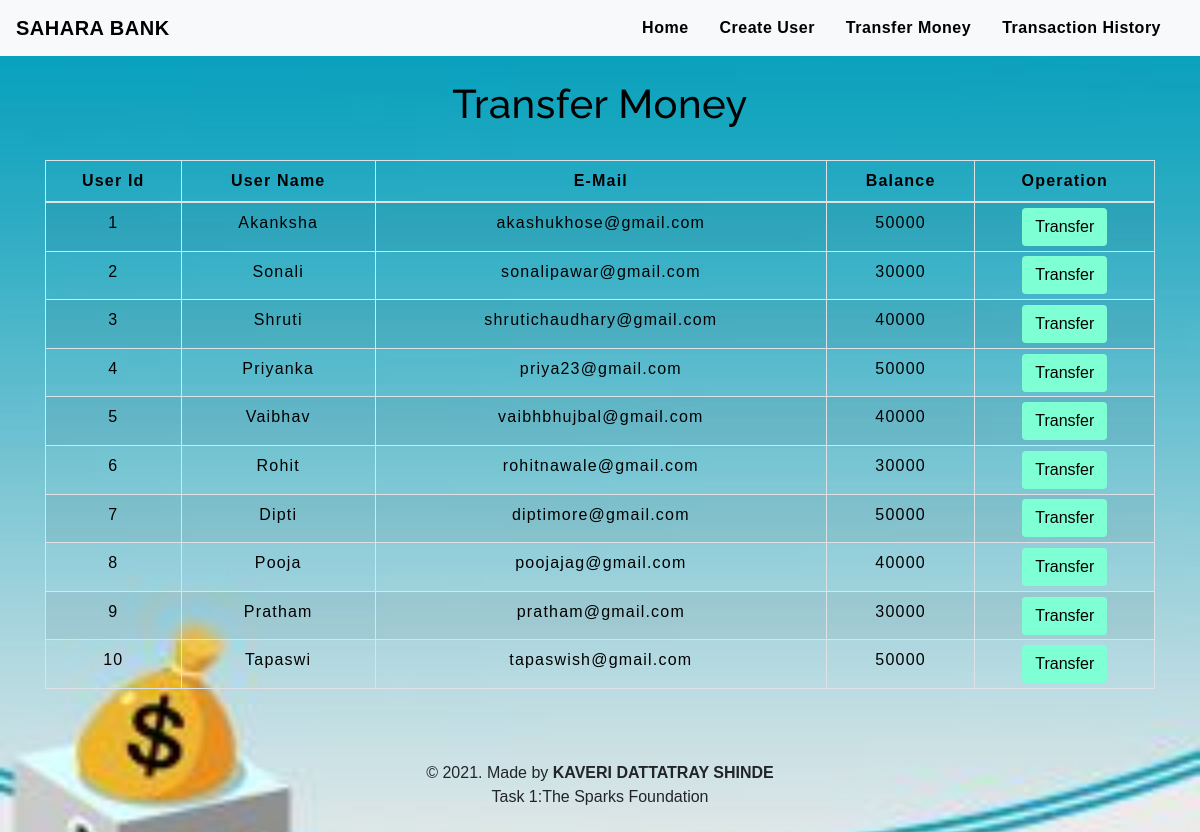
The app's page /transfermoney.php with its own data.
### tables this page shows
CREATE TABLE `users` (
  `id` int(3) NOT NULL,
  `name` text NOT NULL,
  `email` varchar(30) NOT NULL,
  `balance` int(8) NOT NULL
);

### transfermoney.php (the view, shortened to what this page needs)
<!DOCTYPE html>
<html lang="en">
<head>
    <link rel="stylesheet" href="https://maxcdn.bootstrapcdn.com/bootstrap/4.0.0/css/bootstrap.min.css">
    <link rel="stylesheet" type="text/css" href="table.css">
    <link rel="stylesheet" type="text/css" href="navbar.css">
</head>
<body style="background-image:url('back.jpg');background-size:cover;">
<?php
    include 'config.php';
    $sql = "SELECT * FROM users";
    $result = mysqli_query($conn,$sql);
?>
<?php
  include 'navbar.php';
?>
<div class="container">
        <h2 class="text-center pt-4" style="color : black;">Transfer Money</h2>
        <br>
            <div class="row">
                <div class="col">
                    <div class="table-responsive-sm">
                    <table class="table table-hover table-sm table-striped table-condensed table-bordered" style="border-color:black;">
                        <thead style="color : black;">
                            <tr>
                            <th scope="col" class="text-center py-2">User Id</th>
                            <th scope="col" class="text-center py-2">User Name</th>
                            <th scope="col" class="text-center py-2">E-Mail</th>
                            <th scope="col" class="text-center py-2">Balance</th>
                            <th scope="col" class="text-center py-2">Operation</th>
                            </tr>
                        </thead>
                        <tbody>
                <?php
                    while($rows=mysqli_fetch_assoc($result)){
                ?>
                    <tr style="color : black;">
                        <td class="py-2"><?php echo $rows['id'] ?></td>
                        <td class="py-2"><?php echo $rows['name']?></td>
                        <td class="py-2"><?php echo $rows['email']?></td>
                        <td class="py-2"><?php echo $rows['balance']?></td>
                        <td><a href="selecteduserdetail.php?id= <?php echo $rows['id'] ;?>"> <button type="button" class="btn" style="background-color : aquamarine;">Transfer</button></a></td>
                    </tr>
                <?php
                    }
                ?>
                        </tbody>
                    </table>
                    </div>
                </div>
            </div>
         </div>
         <footer class="text-center mt-5 py-2">
         <p>&copy 2021. Made by <b>KAVERI DATTATRAY SHINDE</b> <br> Task 1:The Sparks Foundation</p>
        </footer>
</body>
</html>

### navbar.php (shortened to what this page needs)
<nav class="navbar navbar-expand-md navbar-light bg-light">
<a class="navbar-brand" href="index.php" style="color : black;"><b>SAHARA BANK</b></a>
<div class="collapse navbar-collapse" id="collapsibleNavbar">
      <ul class="navbar-nav ml-auto">
        <li class="nav-item">
          <a class="nav-link" href="index.php" style="color:black;"><b>Home</b></a>
        </li>
        <li class="nav-item">
          <a class="nav-link" href="createuser.php" style="color : black;"><b>Create User</b></a>
        </li>
        <li class="nav-item">
          <a class="nav-link" href="transfermoney.php" style="color : black;"><b>Transfer Money</b></a>
        </li>
        <li class="nav-item">
          <a class="nav-link" href="transactionhistory.php" style="color : black;"><b>Transaction History</b></a>
        </li>
    </div>
 </nav>

### table.css (style rules this page uses)
* { padding: 0; margin: 0; box-sizing: border-box; font-family: sans-serif; }
h2 { font-size: 40px; }
table { letter-spacing: 1.2px; }
td { text-align: center; }
button { border: none; background: #d9d9d9; transition: 1s; }

### navbar.css (style rules this page uses)
.nav-link { margin-right: 15px; color: #2F363F; letter-spacing: 0.5px; transition: 0.5s; }
.navbar-brand { color: #4C4B4B; letter-spacing: 0.5px; }
h2 { color: #4C4B4B; letter-spacing: 0.5px; font-family: raleway; }

### transfermoney.php (style rules this page uses)
button { transition: 1.5s; }

### records on screen
users: id "1", name "Akanksha", email "akashukhose@gmail.com", balance "50000"
users: id "2", name "Sonali", email "sonalipawar@gmail.com", balance "30000"
users: id "3", name "Shruti", email "shrutichaudhary@gmail.com", balance "40000"
users: id "4", name "Priyanka", email "priya23@gmail.com", balance "50000"
users: id "5", name "Vaibhav", email "vaibhbhujbal@gmail.com", balance "40000"
users: id "6", name "Rohit", email "rohitnawale@gmail.com", balance "30000"
users: id "7", name "Dipti", email "diptimore@gmail.com", balance "50000"
users: id "8", name "Pooja", email "poojajag@gmail.com", balance "40000"
users: id "9", name "Pratham", email "pratham@gmail.com", balance "30000"
users: id "10", name "Tapaswi", email "tapaswish@gmail.com", balance "50000"
